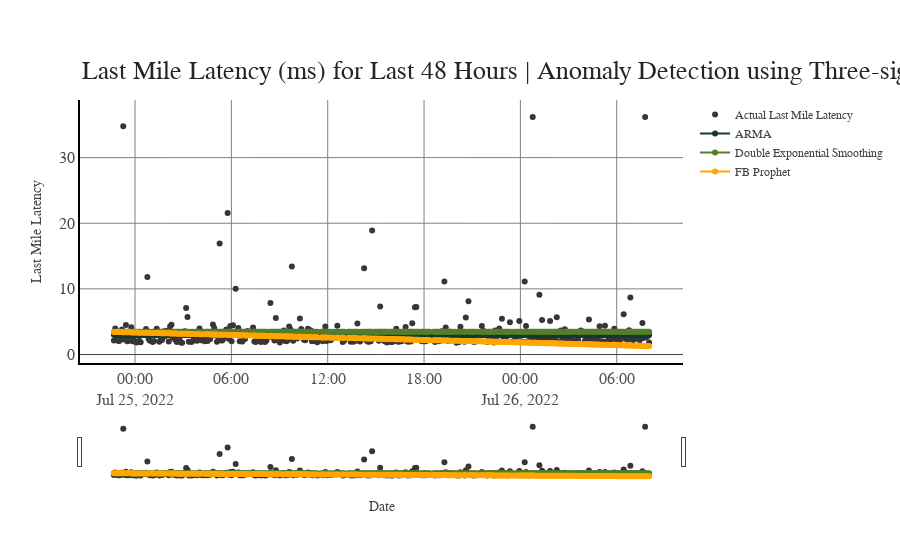

Notebook cell for this chart:
### Code cell
plot_ts_detection(df[df.pi=='v1000'], 48, 'datetime', 'last_mile_latency')

### Figure 1 — Plotly figure (JSON) as saved in the notebook; plotly's stock layout.template omitted (floating-point values rounded to 4 significant figures; data arrays with more than 128 entries replaced by an {"elided": "..."} marker saying what was removed)
{"data": [{"hovertemplate": "<b>Last Mile Latency: </b> %{y} ms<br><b>Datetime: </b>: %{x|%Y/%m/%d %H:%M:%S (%a)}<br><extra></extra>", "line": {"color": "#393536"}, "mode": "markers", "name": "Actual Last Mile Latency", "showlegend": true, "type": "scatter", "x": {"elided": "360 str values"}, "y": {"elided": "360 float values"}}, {"hovertemplate": "<b>ARMA Predicted: Last Mile Latency: </b> %{y} ms<br><b>Datetime: </b>: %{x|%Y/%m/%d %H:%M:%S (%a)}<br><extra></extra>", "line": {"color": "#113932"}, "mode": "lines+markers", "name": "ARMA", "showlegend": true, "type": "scatter", "x": {"elided": "360 str values"}, "y": {"elided": "360 float values"}}, {"hovertemplate": "<b>DEM Predicted: Last Mile Latency: </b> %{y} ms<br><b>Datetime: </b>: %{x|%Y/%m/%d %H:%M:%S (%a)}<br><extra></extra>", "line": {"color": "#547e2a"}, "mode": "lines+markers", "name": "Double Exponential Smoothing", "showlegend": true, "type": "scatter", "x": {"elided": "360 str values"}, "y": {"elided": "360 float values"}}, {"hovertemplate": "<b>FB Prophet Predicted: Last Mile Latency: </b> %{y} ms<br><b>Datetime: </b>: %{x|%Y/%m/%d %H:%M:%S (%a)}<br><extra></extra>", "line": {"color": "#ffa600"}, "mode": "lines+markers", "name": "FB Prophet", "showlegend": true, "type": "scatter", "x": {"elided": "360 str values"}, "y": {"elided": "360 float values"}}], "layout": {"annotations": [{"font": {"color": "rgb(37,37,37)", "family": "Arial", "size": 26}, "showarrow": false, "text": "Last Mile Latency (ms) for Last 48 Hours | Anomaly Detection using Three-sigma Rule", "x": 0, "xanchor": "left", "xref": "paper", "y": 1.05, "yanchor": "bottom", "yref": "paper"}], "autosize": true, "font": {"family": "Arial"}, "hoverlabel": {"bgcolor": "white", "font": {"family": "Arial", "size": 14}}, "paper_bgcolor": "rgba(0, 0, 0, 0)", "plot_bgcolor": "rgba(0, 0, 0, 0)", "title": {"font": {"family": "Arial"}}, "xaxis": {"autorange": true, "gridcolor": "grey", "linecolor": "black", "linewidth": 2, "range": ["2022-07-24 20:44:20.9417", "2022-07-26 09:57:42.0583"], "rangeslider": {"autorange": true, "range": ["2022-07-24 20:44:20.9417", "2022-07-26 09:57:42.0583"], "visible": true, "yaxis": {"_template": null, "rangemode": "match"}}, "showline": true, "showticklabels": true, "tickfont": {"color": "rgb(82, 82, 82)", "family": "Arial", "size": 16}, "title": {"text": "Date"}, "type": "date"}, "yaxis": {"autorange": true, "gridcolor": "grey", "linecolor": "black", "linewidth": 2, "range": [-1.22, 38.7], "showline": true, "tickfont": {"size": 16}, "title": {"text": "Last Mile Latency"}, "type": "linear"}}}
